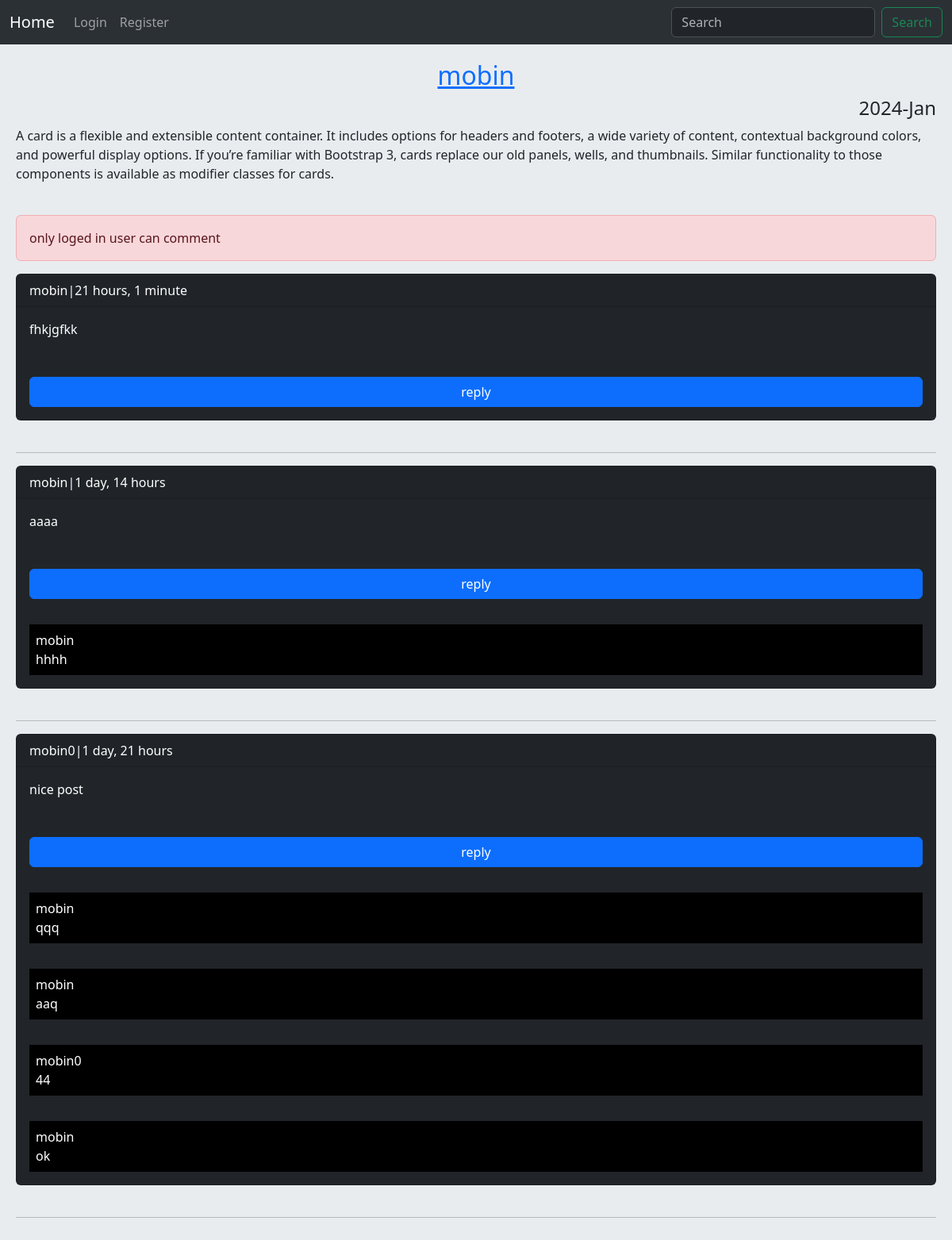
The app's page /post/8/a-card-is-a-flexible-and-exten/ with its own data.
### home/models.py (models this page shows, shortened)
class Post(models.Model):
    user = models.ForeignKey(User,on_delete=models.CASCADE , related_name='posts')
    body = models.TextField()
    slug = models.SlugField()
    created = models.DateTimeField(auto_now_add=True)
    updated = models.DateTimeField(auto_now=True)
    class Meta :
        ordering = ('-created',)

class Comment(models.Model):
    user = models.ForeignKey(User , on_delete=models.CASCADE , related_name ='ucomments')
    post = models.ForeignKey(Post , on_delete=models.CASCADE , related_name='pcomments')
    reply = models.ForeignKey('self', on_delete= models.CASCADE , related_name='rcomment' , blank=True , null=True)
    is_reply = models.BooleanField(default=False)
    body = models.TextField(max_length=400)
    created = models.DateTimeField(auto_now_add=True)
    class Meta:
        ordering = ('-created',)

### home/views.py (the view)
# urls.py: path('post/<int:post_id>/<slug:post_slug>/',views.PostDetailView.as_view(),name='post_detail'),
class PostDetailView(View):
    form_class = CommentCreateForm
    def setup(self , request , *args, **kwargs):
        self.post_instance = get_object_or_404(Post , pk = kwargs['post_id'] , slug = kwargs['post_slug'])
        return super().setup(request , *args, **kwargs)
    def get(self , request , post_id , post_slug):
        comments = self.post_instance.pcomments.filter(is_reply=False)
        can_like = False
        if request.user.is_authenticated and self.post_instance.user_can_like(request.user):
            can_like= True
        return render(request , 'home/detail.html',{'post':self.post_instance , 'comments':comments , 'form':self.form_class,'can_like':can_like})

### home/templates/home/detail.html (shortened to what this page needs)
{% extends "base.html" %}
{% block content %}
<h2 class="text-center"><a href="{% url 'account:user_profile' post.user.id %}">{{ post.user }}</a></h2>
<h4 class="text-end">{{ post.updated|date:"Y-M" }}</h4>
<p>{{ post.body }}</p><br/>
{% if request.user.is_authenticated %}
    <div class="w-100 d-flex justify-content-between">
        <a class="btn btn-primary  " href="{% url 'home:post_comment' post.id %}">comment</a>
    <a class="btn btn-{% if not can_like %}outline-{% endif %}danger col-md-3" href="{% url 'home:post_like' post.id %}">
    {{ post.likesCount }} like
    {% if not can_like %}
        <svg xmlns="http://www.w3.org/2000/svg" width="16" height="16" fill="currentColor" class="bi bi-heart" viewBox="0 0 16 16">
            <path d="m8 2.748-.717-.737C5.6.281 2.514.878 1.4 3.053c-.523 1.023-.641 2.5.314 4.385.92 1.815 2.834 3.989 6.286 6.357 3.452-2.368 5.365-4.542 6.286-6.357.955-1.886.838-3.362.314-4.385C13.486.878 10.4.28 8.717 2.01zM8 15C-7.333 4.868 3.279-3.04 7.824 1.143q.09.083.176.171a3 3 0 0 1 .176-.17C12.72-3.042 23.333 4.867 8 15"/>
        </svg>
    {% else %}
        <svg xmlns="http://www.w3.org/2000/svg" width="16" height="16" fill="currentColor" class="bi bi-heart-fill" viewBox="0 0 16 16">
            <path fill-rule="evenodd" d="M8 1.314C12.438-3.248 23.534 4.735 8 15-7.534 4.736 3.562-3.248 8 1.314"/>
        </svg>
    {% endif %}
    </a>
    </div><hr/>
{% else %}
    <p class="alert alert-danger"> only loged in user can comment</p>
{% endif %}
{% for comment in comments %}
    <div class="card bg-dark text-white">
        <p class="card-header">{{ comment.user }}|{{ comment.created|timesince }}</p>
        <p class="card-body">{{ comment.body }}</p>
        <a class="btn btn-primary m-3" href="{% url 'home:user_replycomment' post.id comment.id %}">reply</a>
        {% for reply in comment.rcomment.all %}
            <p class="bg-black m-3 p-2 ">{{ reply.user }} <br/>{{ reply.body }}</p>
        {% endfor %}
    </div>
<br/><hr/>
{% endfor %}
<br/>
{% endblock content %}

### records on screen
Post: user "mobin", updated "2024-Jan", body "A card is a flexible and extensible content container. It includes options for headers and footers, a wide variety of content, contextual background colors, and powerful display options. If you’re familiar with Bootstrap 3, cards replace our old panels, wells, and thumbnails. Similar functionality to those components is available as modifier classes for cards."
Comment: user "mobin", created "21 hours, 1 minute", body "fhkjgfkk"
Comment: user "mobin", created "1 day, 14 hours", body "aaaa"
Comment: user "mobin", body "hhhh"
Comment: user "mobin0", created "1 day, 21 hours", body "nice post"
Comment: user "mobin", body "qqq"
Comment: user "mobin", body "aaq"
Comment: user "mobin0", body "44"
Comment: user "mobin", body "ok"
